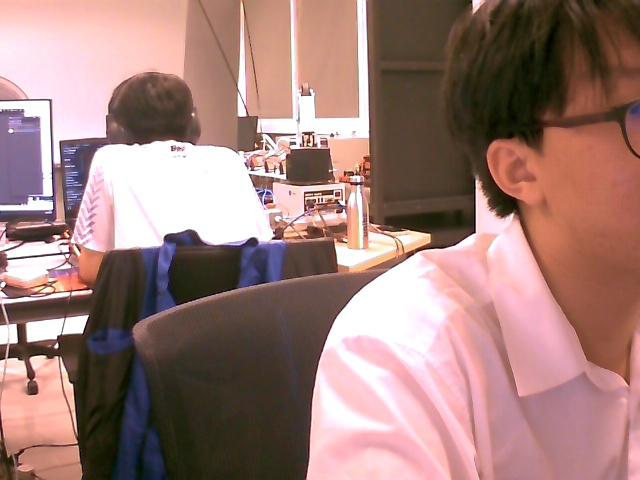
#> input picture evidence/current_room_scene.jpg, 640 x 480 px, found by its file name
$ python test_full_color_pipeline.py
#> lines starting #> are read from the running program, lines starting #| are printed output that depends on the picture; after the words box and inside, x2 and y2 are one past the last pixel; in counts of white or black regions, pixels touching at a corner belong together
#!/usr/bin/env python3
"""
test_full_color_pipeline.py
Unit tests, synthetic boundary tests, and live real-image evaluation
for the improved lightweight color engine.
"""

import os
import sys
import time
import cv2
import numpy as np

# Thai Color Constants
COLOR_RED = "สีแดง"
COLOR_ORANGE = "สีส้ม"
COLOR_YELLOW = "สีเหลือง"
COLOR_GREEN = "สีเขียว"
COLOR_CYAN = "สีฟ้า"
COLOR_BLUE = "สีน้ำเงิน"
COLOR_PURPLE = "สีม่วง"
COLOR_PINK = "สีชมพู"
COLOR_WHITE = "สีขาว"
COLOR_GRAY = "สีเทา"
COLOR_BLACK = "สีดำ"
COLOR_UNKNOWN = "ไม่ทราบสี"

# Smoothing buffer
COLOR_HISTORY = {}
HISTORY_EXPIRY_SEC = 2.5
GRID_SIZE = 80

def get_object_color_roi(frame, box, class_name=""):
    """
    Extracts class-specific Region of Interest (ROI) from Bounding Box.
    Avoids background, head/face, pants, desk, and specular edges.
    """
    x, y, w, h = box
    frame_h, frame_w = frame.shape[:2]

    if class_name == "person":
        # Check framing: seated close-up vs standing/medium
        is_close_up = (h / frame_h > 0.55) and ((y + h) / frame_h > 0.70)
        if is_close_up:
            # Seated/head-torso: Head is 0..45%, shirt is 48..88%
            y1 = int(y + h * 0.48)
            y2 = int(y + h * 0.88)
            x1 = int(x + w * 0.22)
            x2 = int(x + w * 0.78)
        else:
            # Standing/medium: Head is 0..22%, shirt is 25..58%
            y1 = int(y + h * 0.25)
            y2 = int(y + h * 0.58)
            x1 = int(x + w * 0.22)
            x2 = int(x + w * 0.78)

    elif class_name in ("cell phone", "mouse"):
        # Small tabletop objects: 20% inward margins to avoid desk background
        x1 = int(x + w * 0.20)
        x2 = int(x + w * 0.80)
        y1 = int(y + h * 0.20)
        y2 = int(y + h * 0.80)

    elif class_name in ("bottle", "cup", "wine glass"):
        # Central body (avoid cap at top and table shadow at base)
        x1 = int(x + w * 0.20)
        x2 = int(x + w * 0.80)
        y1 = int(y + h * 0.25)
        y2 = int(y + h * 0.75)

    else:
        # General safe crop: 20% inward margins
        x1 = int(x + w * 0.20)
        x2 = int(x + w * 0.80)
        y1 = int(y + h * 0.20)
        y2 = int(y + h * 0.80)

    x1 = max(0, min(frame_w - 1, x1))
    y1 = max(0, min(frame_h - 1, y1))
    x2 = max(x1 + 1, min(frame_w, x2))
    y2 = max(y1 + 1, min(frame_h, y2))

    return frame[y1:y2, x1:x2]

def classify_patch_hsv(crop, class_name=""):
    """
    Lightweight vectorized HSV pixel voting.
    Returns (color_th, confidence, votes_dict).
    """
    if crop is None or crop.size == 0 or crop.shape[0] < 3 or crop.shape[1] < 3:
        return COLOR_UNKNOWN, 0.0, {}

    # Resize large crop to max 96x96 for sub-2ms performance on RPi 4 CPU
    if crop.shape[0] > 96 or crop.shape[1] > 96:
        crop = cv2.resize(crop, (96, 96), interpolation=cv2.INTER_AREA)

    total_pixels = crop.shape[0] * crop.shape[1]
    if total_pixels < 16:
        return COLOR_UNKNOWN, 0.0, {}

    hsv = cv2.cvtColor(crop, cv2.COLOR_BGR2HSV)
    h = hsv[:, :, 0]
    s = hsv[:, :, 1]
    v = hsv[:, :, 2]

    # ----------------------------------------------------
    # 1. Achromatic Masks
    # ----------------------------------------------------
    # Black: V < 45 or V < 62 with S < 90
    mask_black = (v < 45) | ((v < 62) & (s < 90))

    # White: High V with low/moderate S (accounts for warm ambient light)
    mask_white = ((v >= 170) & (s < 55)) | ((v >= 195) & (s < 85)) | ((v >= 230) & (s < 105))
    mask_white = mask_white & (~mask_black)

    # Gray: Neutral V with low S
    mask_gray = (v >= 52) & (v < 170) & (s < 40) & (~mask_black) & (~mask_white)

    n_black = int(np.count_nonzero(mask_black))
    n_white = int(np.count_nonzero(mask_white))
    n_gray = int(np.count_nonzero(mask_gray))

    # ----------------------------------------------------
    # 2. Chromatic Masks (Vectorized 1D Histogram)
    # ----------------------------------------------------
    # Exclude glare on specular surfaces (V > 248, S < 20)
    glare_mask = (v > 248) & (s < 20)
    mask_chroma = (~(mask_black | mask_white | mask_gray | glare_mask)) & (s >= 40) & (v >= 52)

    # Skin tone suppression for person (neck/jaw exposed in shirt crop)
    if class_name == "person":
        mask_skin = (h >= 8) & (h <= 25) & (s >= 35) & (s <= 150) & (v >= 80) & (v <= 240)
        # If substantial non-orange pixels exist, suppress skin from chromatic pool
        if (n_white + n_black) > 0.15 * total_pixels:
            mask_chroma = mask_chroma & (~mask_skin)

    chroma_h = h[mask_chroma]
    if len(chroma_h) > 0:
        counts, _ = np.histogram(chroma_h, bins=[0, 10, 25, 35, 85, 105, 130, 155, 165, 180])
    else:
        counts = [0] * 9

    n_red = int(counts[0] + counts[8])  # Circular wrap-around
    n_orange = int(counts[1])
    n_yellow = int(counts[2])
    n_green = int(counts[3])
    n_cyan = int(counts[4])
    n_blue = int(counts[5])
    n_purple = int(counts[6])
    n_pink = int(counts[7])

    votes = {
        COLOR_BLACK: n_black,
        COLOR_WHITE: n_white,
        COLOR_GRAY: n_gray,
        COLOR_RED: n_red,
        COLOR_ORANGE: n_orange,
        COLOR_YELLOW: n_yellow,
        COLOR_GREEN: n_green,
        COLOR_CYAN: n_cyan,
        COLOR_BLUE: n_blue,
        COLOR_PURPLE: n_purple,
        COLOR_PINK: n_pink,
    }

    total_valid = sum(votes.values())
    if total_valid < 16:
        return COLOR_UNKNOWN, 0.0, votes

    sorted_votes = sorted(votes.items(), key=lambda x: x[1], reverse=True)
    top_color, top_count = sorted_votes[0]
    second_color, second_count = sorted_votes[1]

    top_ratio = top_count / total_valid
    margin = (top_count - second_count) / total_valid
    confidence = float(top_ratio * 0.7 + margin * 0.3)

    # Confidence gating
    if top_ratio < 0.32 or (margin < 0.08 and top_ratio < 0.45):
        return COLOR_UNKNOWN, confidence, votes

    return top_color, confidence, votes

def detect_object_color(frame, box, class_name="", return_conf=False):
    """
    Main color detection entrypoint with spatial-temporal smoothing.
    """
    crop = get_object_color_roi(frame, box, class_name)
    raw_color, raw_conf, votes = classify_patch_hsv(crop, class_name)

    now = time.time()
    x, y, w, h = box
    cx = (x + w // 2) // GRID_SIZE
    cy = (y + h // 2) // GRID_SIZE
    key = (class_name, cx, cy)

    # Evict expired history (> 2.5s)
    expired = [k for k, v in COLOR_HISTORY.items() if v and now - v[-1][1] > HISTORY_EXPIRY_SEC]
    for k in expired:
        del COLOR_HISTORY[k]

    history = [e for e in COLOR_HISTORY.get(key, []) if now - e[1] <= HISTORY_EXPIRY_SEC]

    final_color = raw_color
    final_conf = raw_conf

    if raw_color != COLOR_UNKNOWN:
        history.append((raw_color, now, raw_conf))
        if len(history) > 4:
            history.pop(0)
        COLOR_HISTORY[key] = history
    else:
        # Check recent history for stable confident observation
        if history:
            recent_colors = [e[0] for e in history]
            counts = {c: recent_colors.count(c) for c in set(recent_colors)}
            best_c, best_n = max(counts.items(), key=lambda item: item[1])
            if best_n >= 2:
                final_color = best_c
                final_conf = 0.65

    if return_conf:
        return final_color, final_conf
    return final_color

def run_tests():
    print("=" * 65)
    print("1. Synthetic Boundary & Color Swatch Verification")
    print("=" * 65)

    test_swatches = [
        # Hue ranges
        ("Red (Low)", (5, 200, 200), COLOR_RED),
        ("Red (High Wrap)", (175, 200, 200), COLOR_RED),
        ("Orange", (18, 200, 200), COLOR_ORANGE),
        ("Yellow", (30, 200, 200), COLOR_YELLOW),
        ("Green", (55, 200, 200), COLOR_GREEN),
        ("Cyan (ฟ้า)", (95, 200, 200), COLOR_CYAN),
        ("Blue (น้ำเงิน)", (118, 200, 200), COLOR_BLUE),
        ("Purple", (140, 200, 200), COLOR_PURPLE),
        ("Pink", (160, 200, 200), COLOR_PINK),
        # Achromatic
        ("White (Pure)", (0, 0, 250), COLOR_WHITE),
        ("White (Warm room lighting)", (15, 60, 220), COLOR_WHITE),
        ("Black (Pure)", (0, 0, 25), COLOR_BLACK),
        ("Black (Dark room reflection)", (110, 50, 48), COLOR_BLACK),
        ("Gray (Neutral)", (0, 10, 120), COLOR_GRAY),
        # Low saturation / ambiguous -> Unknown
        ("Ambiguous Low Sat", (60, 25, 90), COLOR_GRAY),
    ]

    passed = 0
    for name, (th, ts, tv), expected in test_swatches:
        patch = np.zeros((100, 100, 3), dtype=np.uint8)
        patch[:, :] = [th, ts, tv]
        bgr = cv2.cvtColor(patch, cv2.COLOR_HSV2BGR)
        detected = detect_object_color(bgr, [10, 10, 80, 80])
        ok = (detected == expected)
        if ok: passed += 1
        print(f"  {name:28s}: Expected='{expected}' -> Got='{detected}' [{'PASS' if ok else 'FAIL'}]")
#> this loop made 15 passes
#> (printed output is left out)
#> pass 1, in run_tests, `bgr = cv2.cvtColor(patch, cv2.COLOR_HSV2BGR)`:
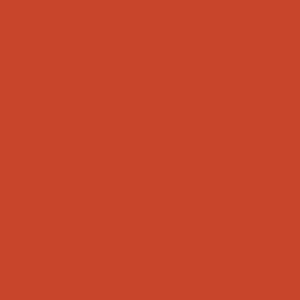
#> bgr: shape (100, 100, 3) (shown 3 times larger); mean B, G, R 43, 69, 200
#> after the loop:
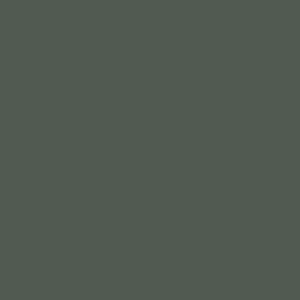
#> bgr: shape (100, 100, 3) (shown 3 times larger); mean B, G, R 81, 90, 81
#> after the loop:
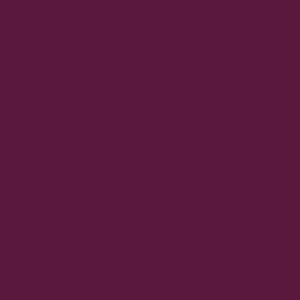
#> patch: shape (100, 100, 3) (shown 3 times larger); mean B, G, R 60, 25, 90
#> after the loop, passed = 15

    print(f"\nSynthetic Swatches: {passed}/{len(test_swatches)} Passed ({(passed/len(test_swatches))*100:.1f}%)")
#| Synthetic Swatches: 15/15 Passed (100.0%)

    print("\n" + "=" * 65)
    print("2. Real Ground Truth Camera Evidence Verification")
    print("=" * 65)

    frame = cv2.imread('/home/fablab-rp-21/edge_ai_project/evidence/current_room_scene.jpg')
#> frame is the input picture: shape (480, 640, 3); mean B, G, R 120.9, 126.2, 159.7
    if frame is not None:
        # Ground Truth 1: Foreground student in White shirt
        c_p0 = detect_object_color(frame, [304, 2, 334, 470], "person")
#> in classify_patch_hsv (call 16), `mask_black = (v < 45) | ((v < 62) & (s < 90))`:
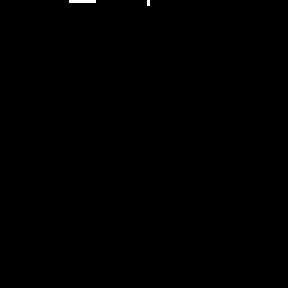
#> mask_black: shape (96, 96) bool (shown 3 times larger); 0.12% white in thin lines or dots, all inside (x1, y1, x2, y2) = (23, 0, 50, 2)
#> in classify_patch_hsv (call 16), `mask_white = ((v >= 170) & (s < 55)) | ((v >= 195) & (s < 85)) | ((v >..`:
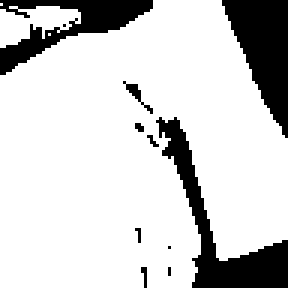
#> mask_white: shape (96, 96) bool (shown 3 times larger); 81.4% white; 11 black regions (7 under 20 px), largest, box (x1, y1, x2, y2) and area: (52, 39, 96, 96) 629, (74, 0, 96, 46) 569, (0, 0, 51, 25) 460, (41, 27, 51, 38) 25
#> in classify_patch_hsv (call 16), `n_black = int(np.count_nonzero(mask_black))`: n_black = 11
#> in classify_patch_hsv (call 16), `n_white = int(np.count_nonzero(mask_white))`: n_white = 7499
#> in classify_patch_hsv (call 16), `n_gray = int(np.count_nonzero(mask_gray))`: n_gray = 2
#> in classify_patch_hsv (call 16), `chroma_h = h[mask_chroma]`: chroma_h = 1257 values, max 179 at index 114, min 0 at index 104, mean 71.46
#> in classify_patch_hsv (call 16), `counts, _ = np.histogram(chroma_h, bins=[0, 10, 25, 35, 85, 105, 130, ..`: counts = [649, 118, 0, 0, 0, 0, 0, 0, 490]
#> in classify_patch_hsv (call 16), `n_red = int(counts[0] + counts[8])`: n_red = 1139
#> in classify_patch_hsv (call 16), `n_orange = int(counts[1])`: n_orange = 118
#> in classify_patch_hsv (call 16), `n_pink = int(counts[7])`: n_pink = 0
#> in classify_patch_hsv (call 16), `total_valid = sum(votes.values())`: total_valid = 8769
#> in classify_patch_hsv (call 16), `sorted_votes = sorted(votes.items(), key=lambda x: x[1], reverse=True)`: sorted_votes = [('สีขาว', 7499), ('สีแดง', 1139), ('สีส้ม', 118), ('สีดำ', 11), ('สีเทา', 2), ('สีเหลือง', 0), ('สีเขียว', 0), ('สีฟ้า', 0), ('สีน้ำเงิน', 0), ('สีม่วง', 0), ('สีชมพู', 0)]
#> in classify_patch_hsv (call 16), `top_color, top_count = sorted_votes[0]`: top_color = 'สีขาว'; top_count = 7499
#> in classify_patch_hsv (call 16), `second_color, second_count = sorted_votes[1]`: second_color = 'สีแดง'; second_count = 1139
#> in classify_patch_hsv (call 16), `top_ratio = top_count / total_valid`: top_ratio = 0.855
#> in classify_patch_hsv (call 16), `margin = (top_count - second_count) / total_valid`: margin = 0.725
#> in classify_patch_hsv (call 16), `confidence = float(top_ratio * 0.7 + margin * 0.3)`: confidence = 0.816
#> c_p0 = 'สีขาว'
        print(f"  GT 1 - Foreground Person (White Shirt): '{c_p0}' [{'PASS' if c_p0 == COLOR_WHITE else 'FAIL'}]")
#|   GT 1 - Foreground Person (White Shirt): 'สีขาว' [PASS]

        # Ground Truth 2: Background person in White T-shirt
        c_p1 = detect_object_color(frame, [71, 71, 204, 212], "person")
#> c_p1 = 'สีขาว'
        print(f"  GT 2 - Background Person (White T-shirt): '{c_p1}' [{'PASS' if c_p1 == COLOR_WHITE else 'FAIL'}]")
#|   GT 2 - Background Person (White T-shirt): 'สีขาว' [PASS]

        # Ground Truth 3: Office chair mesh / mixed
        c_chair = detect_object_color(frame, [122, 246, 301, 227], "chair")
#> in classify_patch_hsv (call 18), `v = hsv[:, :, 2]`:
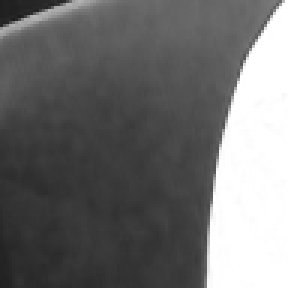
#> v: shape (96, 96) (shown 3 times larger); min 28, max 255, mean 110.2
#> in classify_patch_hsv (call 18), `n_black = int(np.count_nonzero(mask_black))`: n_black = 1489
#> in classify_patch_hsv (call 18), `n_white = int(np.count_nonzero(mask_white))`: n_white = 1924
#> in classify_patch_hsv (call 18), `n_gray = int(np.count_nonzero(mask_gray))`: n_gray = 70
#> in classify_patch_hsv (call 18), `mask_chroma = (~(mask_black | mask_white | mask_gray | glare_mask)) & ..`:
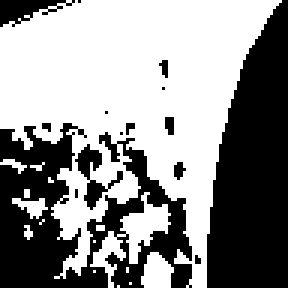
#> mask_chroma: shape (96, 96) bool (shown 3 times larger); 56.6% white; 15 black regions (11 under 20 px), largest, box (x1, y1, x2, y2) and area: (69, 0, 96, 96) 1920, (0, 41, 64, 96) 1778, (0, 0, 25, 9) 116, (25, 48, 41, 70) 113
#> in classify_patch_hsv (call 18), `chroma_h = h[mask_chroma]`: chroma_h = 5218 values, max 179 at index 69, min 0 at index 0, mean 20.14
#> in classify_patch_hsv (call 18), `counts, _ = np.histogram(chroma_h, bins=[0, 10, 25, 35, 85, 105, 130, ..`: counts = [2257, 2646, 5, 0, 0, 0, 0, 1, 309]
#> in classify_patch_hsv (call 18), `n_red = int(counts[0] + counts[8])`: n_red = 2566
#> in classify_patch_hsv (call 18), `n_orange = int(counts[1])`: n_orange = 2646
#> in classify_patch_hsv (call 18), `n_yellow = int(counts[2])`: n_yellow = 5
#> in classify_patch_hsv (call 18), `n_pink = int(counts[7])`: n_pink = 1
#> in classify_patch_hsv (call 18), `total_valid = sum(votes.values())`: total_valid = 8701
#> in classify_patch_hsv (call 18), `sorted_votes = sorted(votes.items(), key=lambda x: x[1], reverse=True)`: sorted_votes = [('สีส้ม', 2646), ('สีแดง', 2566), ('สีขาว', 1924), ('สีดำ', 1489), ('สีเทา', 70), ('สีเหลือง', 5), ('สีชมพู', 1), ('สีเขียว', 0), ('สีฟ้า', 0), ('สีน้ำเงิน', 0), ('สีม่วง', 0)]
#> in classify_patch_hsv (call 18), `top_color, top_count = sorted_votes[0]`: top_color = 'สีส้ม'; top_count = 2646
#> in classify_patch_hsv (call 18), `second_color, second_count = sorted_votes[1]`: second_count = 2566
#> in classify_patch_hsv (call 18), `top_ratio = top_count / total_valid`: top_ratio = 0.304
#> in classify_patch_hsv (call 18), `margin = (top_count - second_count) / total_valid`: margin = 0.00919
#> in classify_patch_hsv (call 18), `confidence = float(top_ratio * 0.7 + margin * 0.3)`: confidence = 0.216
#> c_chair = 'ไม่ทราบสี'
        print(f"  GT 3 - Mixed Chair Background: '{c_chair}' [{'PASS' if c_chair in (COLOR_UNKNOWN, COLOR_BLACK) else 'FAIL'}]")
#|   GT 3 - Mixed Chair Background: 'ไม่ทราบสี' [PASS]

    print("\n" + "=" * 65)
    print("3. Thai Narration & Fallback Integration Verification")
    print("=" * 65)

    # Test case A: Person with clear white shirt
    obj_white = {"class_th": "คน", "color": COLOR_WHITE, "direction": "ตรงหน้า (12 นาฬิกา)", "distance": "ระยะใกล้เอื้อมมือถึง", "surface": None}
    disp_white = f"คนใส่เสื้อ{obj_white['color']}" if obj_white['color'] and obj_white['color'] != COLOR_UNKNOWN else obj_white['class_th']
    phrase_white = f"{disp_white}อยู่{obj_white['direction']} {obj_white['distance']}"
    print("  Case A (White Shirt Known):", phrase_white)
    assert "คนใส่เสื้อสีขาว" in phrase_white

    # Test case B: Person with unknown color
    obj_unk = {"class_th": "คน", "color": COLOR_UNKNOWN, "direction": "ตรงหน้า (12 นาฬิกา)", "distance": "ระยะใกล้เอื้อมมือถึง", "surface": None}
    disp_unk = f"คนใส่เสื้อ{obj_unk['color']}" if obj_unk['color'] and obj_unk['color'] != COLOR_UNKNOWN else obj_unk['class_th']
    phrase_unk = f"{disp_unk}อยู่{obj_unk['direction']} {obj_unk['distance']}"
    print("  Case B (Shirt Color Unknown):", phrase_unk)
    assert "คนอยู่ตรงหน้า" in phrase_unk and "ไม่ทราบสี" not in phrase_unk

    # Test case C: Cell phone with black color
    obj_phone = {"class_th": "โทรศัพท์มือถือ", "color": COLOR_BLACK, "direction": "ทางขวามือ (2 นาฬิกา)", "distance": "ระยะใกล้เอื้อมมือถึง", "surface": "บนโต๊ะ"}
    disp_phone = f"{obj_phone['class_th']}{obj_phone['color']}" if obj_phone['color'] and obj_phone['color'] != COLOR_UNKNOWN else obj_phone['class_th']
    phrase_phone = f"{disp_phone}วางอยู่{obj_phone['surface']} {obj_phone['direction']} {obj_phone['distance']}"
    print("  Case C (Black Phone Known):", phrase_phone)
    assert "โทรศัพท์มือถือสีดำ" in phrase_phone

    # Test case D: Cell phone with unknown color
    obj_phone_unk = {"class_th": "โทรศัพท์มือถือ", "color": COLOR_UNKNOWN, "direction": "ทางขวามือ (2 นาฬิกา)", "distance": "ระยะใกล้เอื้อมมือถึง", "surface": "บนโต๊ะ"}
    disp_phone_unk = f"{obj_phone_unk['class_th']}{obj_phone_unk['color']}" if obj_phone_unk['color'] and obj_phone_unk['color'] != COLOR_UNKNOWN else obj_phone_unk['class_th']
    phrase_phone_unk = f"{disp_phone_unk}วางอยู่{obj_phone_unk['surface']} {obj_phone_unk['direction']} {obj_phone_unk['distance']}"
    print("  Case D (Phone Color Unknown):", phrase_phone_unk)
    assert "โทรศัพท์มือถือวางอยู่" in phrase_phone_unk and "ไม่ทราบสี" not in phrase_phone_unk

    print("\n✅ All Pipeline and Narration Assertions Passed Successfully!")

if __name__ == "__main__":
    run_tests()
